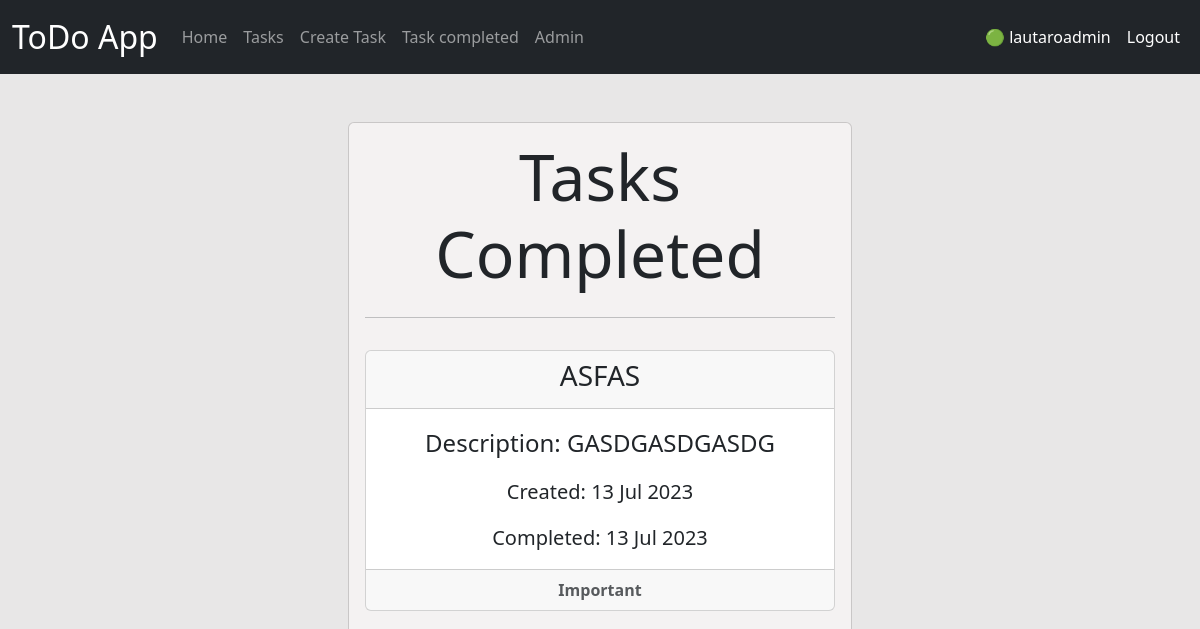
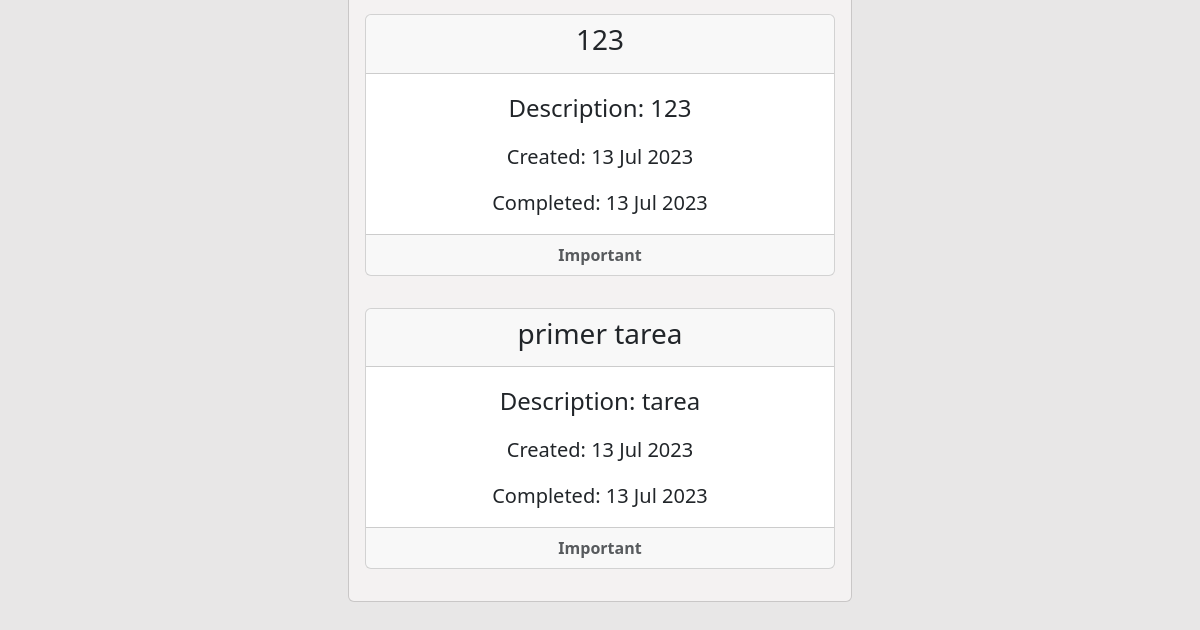
The app's page /tasks_completed/ (signed in), older data (2 pictures, top to bottom).
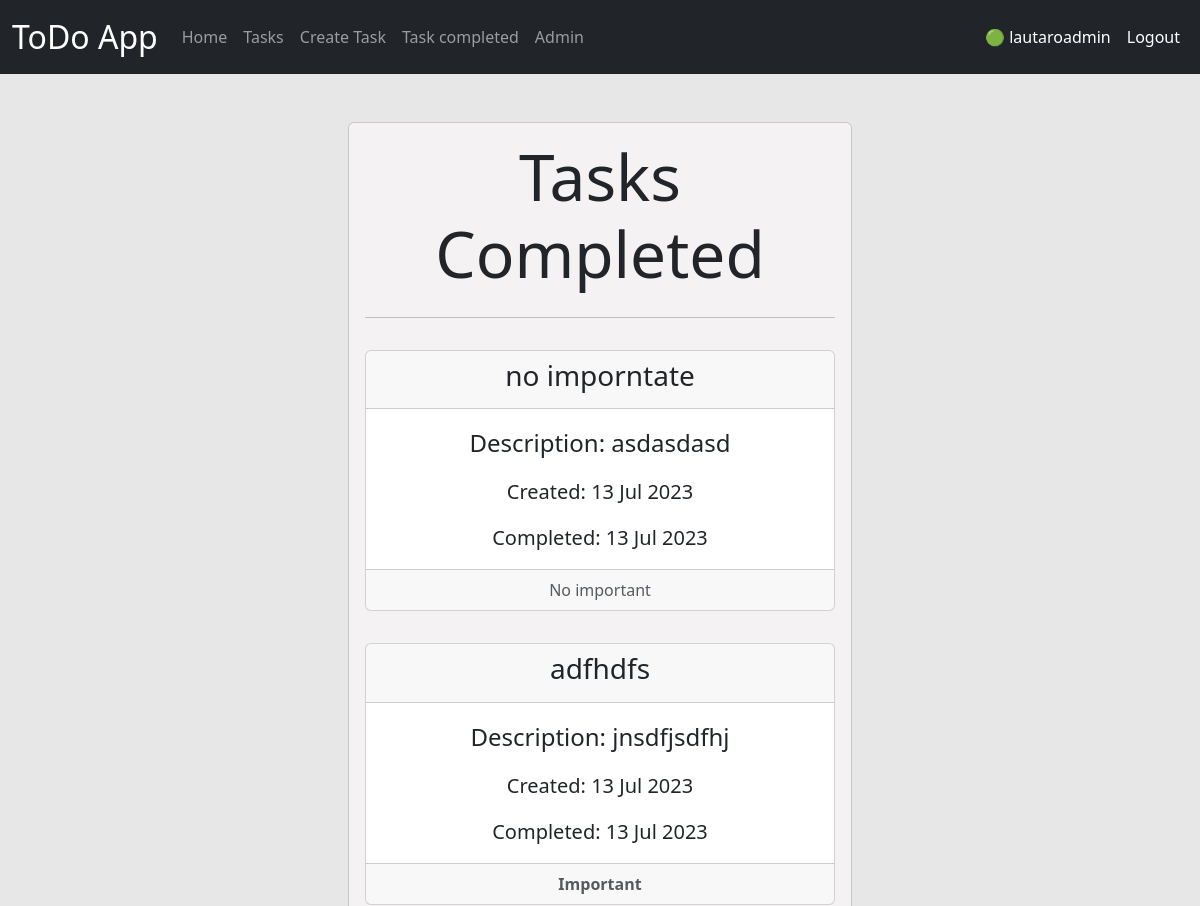
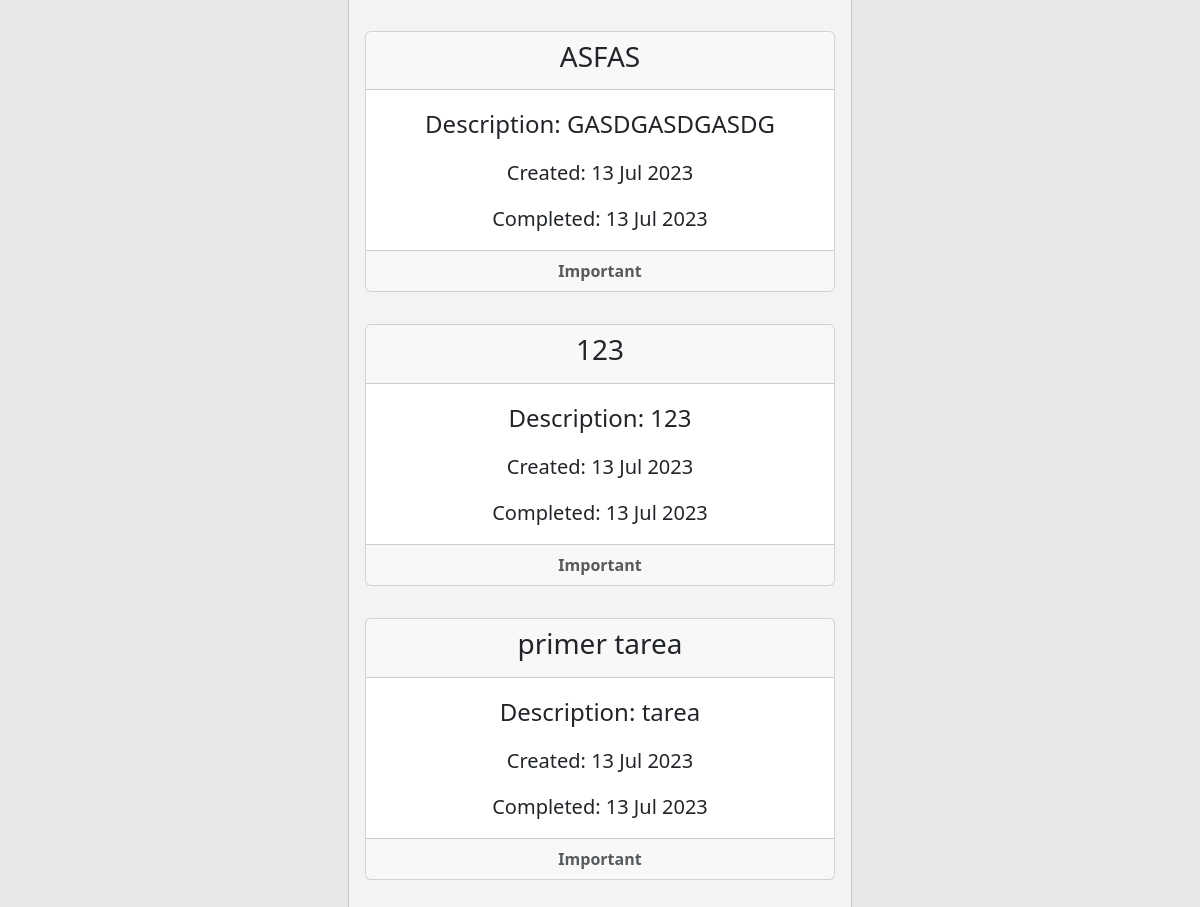
The same page, newer data (2 pictures, top to bottom).
### tasks/models.py (models this page shows, shortened)
class Task(models.Model):
    title = models.CharField(max_length=100)
    description = models.TextField(blank=True, max_length=300)
    date_created = models.DateTimeField(auto_now_add=True)
    date_completed = models.DateTimeField(null=True, blank=True)
    important = models.BooleanField(default=False)
    user = models.ForeignKey(User, on_delete=models.CASCADE)

### tasks/views.py (the view)
# urls.py: path('tasks_completed/', views.tasks_completed, name="tasks_completed"),
@login_required
def tasks_completed(request):
    tasks = Task.objects.filter(user=request.user, date_completed__isnull=False).order_by('-date_completed')
    title_parameter = False
    return render(request, 'tasks.html', {
        'tasks': tasks,
        'title_parameter': title_parameter,
    })

### tasks/templates/tasks.html
{% extends 'base.html' %}
{% block content %}
<main class="container p-5 col-md-6">
    <section class="card card-body background_2">
        {% if title_parameter is False %}
            <h1 class="display-3 text-center">Tasks Completed</h1>
            <hr>
        {% else %}
            <h1 class="display-3 text-center">Tasks Pending</h1>
            <hr>
        {% endif %}
        {% for task in tasks %}
            <div class="card text-center my-3">
                <div class="card-header">
                    <h3> {{ task.title }} </h3>
                </div>
                <div class="card-body">
                    <p class="card-text fs-4"> Description: {{ task.description }} </p>
                    <p class="card-text fs-5">Created: {{ task.date_created|date:'j M Y' }}</p>
                    {% if task.date_completed is not null %}
                        <p class="card-text fs-5">Completed: {{ task.date_completed|date:'j M Y' }}</p>
                    {% else %}
                        <a href="{% url 'task_detail' task.id %}" class="btn btn-primary">
                            View details
                        </a>
                    {% endif %}
                </div>
                {% if task.important == True %}
                    <div class="card-footer text-body-secondary">
                        <strong> Important </strong>
                    </div>
                {% else %}
                    <div class="card-footer text-body-secondary">
                        <span> No important </span>
                    </div>
                {% endif %}
            </div>
        {% endfor %}
    </section>
</main>
{% endblock %}

Row changes from the older to the newer data that the page shows:
added Task: title "no imporntate", description "asdasdasd", date_created "13 Jul 2023", date_completed "13 Jul 2023", important "No important"
added Task: title "adfhdfs", description "jnsdfjsdfhj", date_created "13 Jul 2023", date_completed "13 Jul 2023", important "Important"
